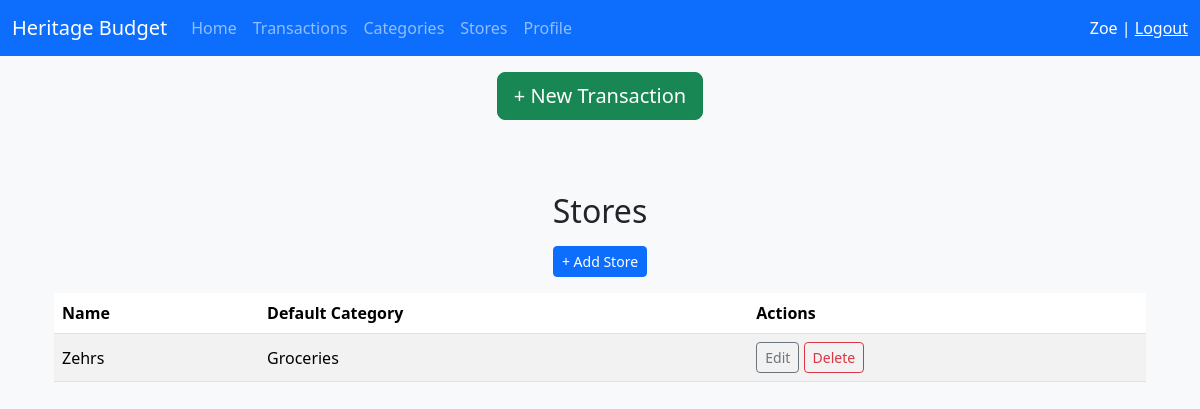
The app's page /stores/ (signed in), older data.
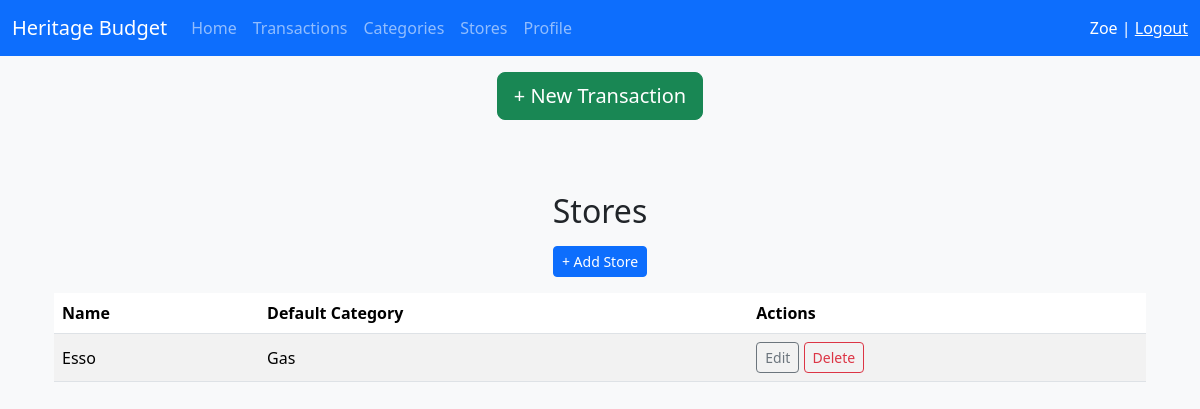
The same page, newer data.
### budget/models.py (models this page shows, shortened)
class Store(models.Model):
    household = models.ForeignKey(
        Household,
        on_delete=models.CASCADE,
        related_name="stores",
    )
    name = models.CharField(max_length=100)
    default_category = models.ForeignKey(
        Category,
        null=True,
        blank=True,
        on_delete=models.SET_NULL,
        related_name="default_stores"
    )
    is_active = models.BooleanField(default=True)
    created_at = models.DateTimeField(auto_now_add=True)
    updated_at = models.DateTimeField(auto_now=True)
    deleted_at = models.DateTimeField(null=True, blank=True)

class Category(models.Model):
    household = models.ForeignKey(
        Household,
        on_delete=models.CASCADE,
        related_name="categories",
    )
    name = models.CharField(max_length=100)
    fixed = models.BooleanField(default=False)
    necessity = models.BooleanField(default=False)
    income_expense = models.CharField(
        max_length=2,
        choices=[('IN', 'Income'),('EX', 'Expense')],
        default='EX'
    )
    is_active = models.BooleanField(default=True)
    created_at = models.DateTimeField(auto_now_add=True)
    updated_at = models.DateTimeField(auto_now=True)
    deleted_at = models.DateTimeField(null=True, blank=True)
    def __str__(self):
        return self.name

### budget/views.py (the view)
# urls.py: path('stores/', views.store_list, name='store_list'),
@login_required
def store_list(request):
    household = request.user.familymember.household
    stores = Store.objects.filter(
        household=household,
        deleted_at__isnull=True,
        is_active=True
    ).order_by('name')
    return render(request, 'budget/store_list.html', {
        'stores': stores
    })

### budget/models.py (called while the page is built)
    def __str__(self):
        return self.name

### budget/templates/budget/store_list.html (shortened to what this page needs)
{% extends "budget/base.html" %}
{% block content %}
<div class="container mt-4">
    <h2 class="mb-3 text-center">Stores</h2>
    <div class="d-flex justify-content-center mb-3">
        <a href="{% url 'store_create' %}" class="btn btn-primary btn-sm">+ Add Store</a>
    </div>
    <div class="table-responsive">
        <table class="table table-striped table-hover align-middle">
            <thead>
                <tr>
                    <th>Name</th>
                    <th>Default Category</th>
                    <th>Actions</th>
                </tr>
            </thead>
            <tbody>
                {% for store in stores %}
                <tr>
                    <td>{{ store.name }}</td>
                    <td>{{ store.default_category|default:"-" }}</td>
                    <td>
                        <a href="{% url 'store_update' store.pk %}" class="btn btn-sm btn-outline-secondary">
                            Edit
                        </a>
                        <button type="button" class="btn btn-sm btn-outline-danger" data-bs-toggle="modal" data-bs-target="#deleteModal{{ store.pk }}">
                            Delete
                        </button>
                    </td>
                </tr>
                {% empty %}
                <tr>
                    <td colspan="3" class="text-center">No stores yet</td>
                </tr>
                {% endfor %}
            </tbody>
        </table>
    </div>
</div>
{% endblock %}

Row changes from the older to the newer data that the page shows:
no longer on this page (row edited): Store: name "Zehrs", default_category "Groceries"
added Store: name "Esso", default_category "Gas"
